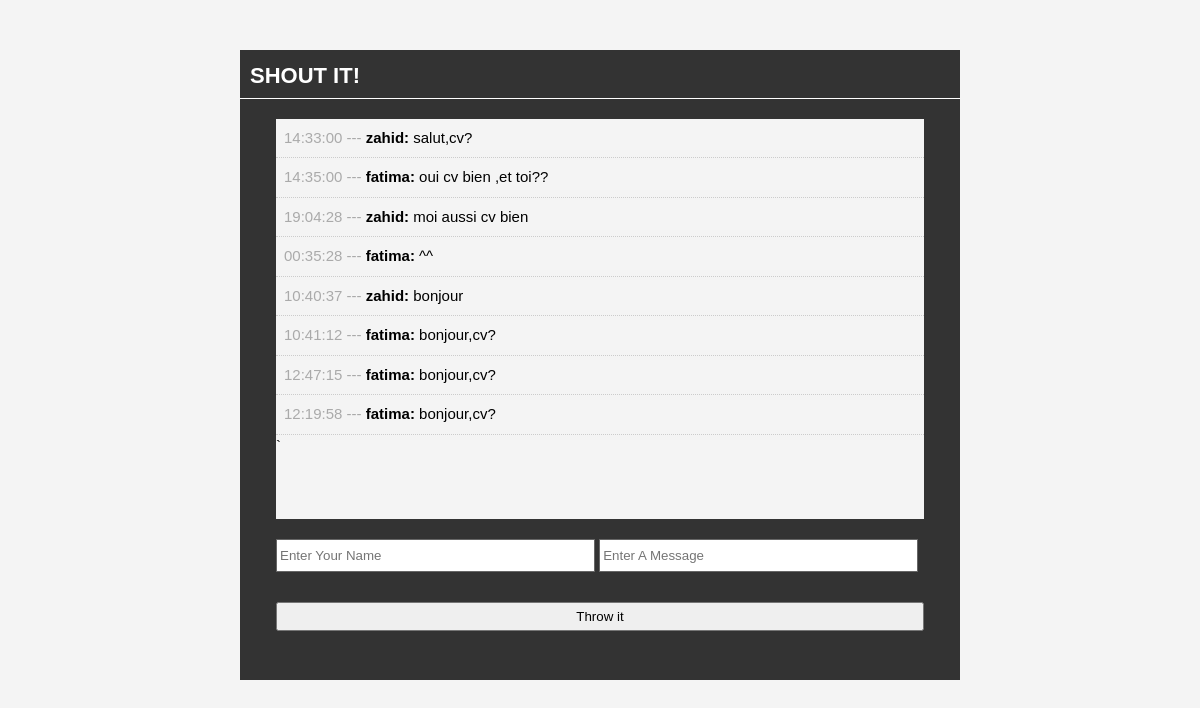
The page / on the database its author committed.
### tables this page shows
CREATE TABLE IF NOT EXISTS `shouts` (
  `id` int(11) NOT NULL AUTO_INCREMENT,
  `user` varchar(20) DEFAULT NULL,
  `message` text DEFAULT NULL,
  `time` time DEFAULT NULL,
  PRIMARY KEY (`id`)
);

### index.php (the view, shortened to what this page needs)
<?php
include 'database.php';
?>
<!DOCTYPE html>
<html>
	<head>
		<link rel="stylesheet" href="css/style.css" type="text/css" />
	</head>
	<body>
		<div id="container">
			<header>
				<h1>SHOUT IT!</h1>
			</header>
			<div id="shouts">
			  <?php
			  	$sql = "SELECT id,user,message,time FROM shouts";
				$result = mysqli_query($conn, $sql);
			   while ($row = mysqli_fetch_assoc($result)) : ?>
              <li class="shout"><span><?php echo $row['time']; ?> --- </span><strong><?php echo $row['user']; ?>:</strong> <?php echo $row['message']; ?> </li>
             <?php endwhile; ?> </ul>`
			</div>
			<div id="input">
				<form method="post" action="process.php">
					<input type="text" name="user" placeholder="Enter Your Name" />
					<input type="text" name="message" placeholder="Enter A Message" />
					<br />
					<input class="shout-btn" type="submit" name="submit" value="Throw it" />
				</form>
			</div>
		</div>
	</body>
</html>

### css/style.css (style rules this page uses)
* { margin:0; padding:0; }
body { font-family:arial; font-size:15px; line-height:1.5em; background:#f4f4f4; }
#container { background:#333333; margin: 50px auto; overflow:auto; width:60%; min-height:630px; }
header h1 { color:#ffffff; font-size:22px; padding:15px 0 10px 10px; border-bottom:1px solid #ffffff; }
#shouts { width:90%; background:#f4f4f4; height:400px; margin:20px auto; overflow:auto; }
.shout { list-style:none; padding:8px; border-bottom:1px #cccccc dotted; }
.shout span { color:#aaaaaa; }
#input { width:90%; min-height:80px; margin:auto; padding:0; }
#input input[type='text'] { height:25px; width:48%; padding:3px; margin-bottom:20px; border:#666666 solid 1px; }
#input .shout-btn { padding:5px; margin-bottom:30px; width:100%; margin:10px auto; }

### rows shown on the page
shouts: time "14:33:00", user "zahid", message "salut,cv?"
shouts: time "14:35:00", user "fatima", message "oui cv bien ,et toi??"
shouts: time "19:04:28", user "zahid", message "moi aussi cv bien"
shouts: time "00:35:28", user "fatima", message "^^"
shouts: time "10:40:37", user "zahid", message "bonjour"
shouts: time "10:41:12", user "fatima", message "bonjour,cv?"
shouts: time "12:47:15", user "fatima", message "bonjour,cv?"
shouts: time "12:19:58", user "fatima", message "bonjour,cv?"
